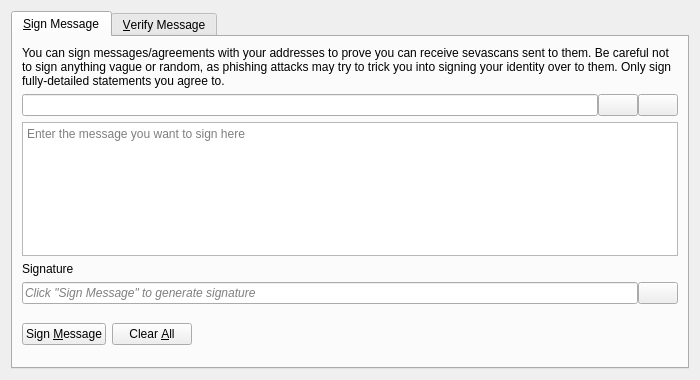
<?xml version="1.0" encoding="UTF-8"?>
<ui version="4.0">
 <class>SignVerifyMessageDialog</class>
 <widget class="QDialog" name="SignVerifyMessageDialog">
  <property name="geometry">
   <rect>
    <x>0</x>
    <y>0</y>
    <width>700</width>
    <height>380</height>
   </rect>
  </property>
  <property name="windowTitle">
   <string>Signatures - Sign / Verify a Message</string>
  </property>
  <property name="modal">
   <bool>true</bool>
  </property>
  <layout class="QVBoxLayout" name="verticalLayout">
   <item>
    <widget class="QTabWidget" name="tabWidget">
     <property name="currentIndex">
      <number>0</number>
     </property>
     <widget class="QWidget" name="tabSignMessage">
      <attribute name="title">
       <string>&amp;Sign Message</string>
      </attribute>
      <layout class="QVBoxLayout" name="verticalLayout_SM">
       <item>
        <widget class="QLabel" name="infoLabel_SM">
         <property name="text">
          <string>You can sign messages/agreements with your addresses to prove you can receive sevascans sent to them. Be careful not to sign anything vague or random, as phishing attacks may try to trick you into signing your identity over to them. Only sign fully-detailed statements you agree to.</string>
         </property>
         <property name="textFormat">
          <enum>Qt::PlainText</enum>
         </property>
         <property name="wordWrap">
          <bool>true</bool>
         </property>
        </widget>
       </item>
       <item>
        <layout class="QHBoxLayout" name="horizontalLayout_1_SM">
         <property name="spacing">
          <number>0</number>
         </property>
         <item>
          <widget class="QValidatedLineEdit" name="addressIn_SM">
           <property name="toolTip">
            <string>The Sevascan address to sign the message with</string>
           </property>
          </widget>
         </item>
         <item>
          <widget class="QPushButton" name="addressBookButton_SM">
           <property name="toolTip">
            <string>Choose previously used address</string>
           </property>
           <property name="text">
            <string/>
           </property>
           <property name="icon">
            <iconset resource="../bitcoin.qrc">
             <normaloff>:/icons/address-book</normaloff>:/icons/address-book</iconset>
           </property>
           <property name="shortcut">
            <string>Alt+A</string>
           </property>
           <property name="autoDefault">
            <bool>false</bool>
           </property>
          </widget>
         </item>
         <item>
          <widget class="QPushButton" name="pasteButton_SM">
           <property name="toolTip">
            <string>Paste address from clipboard</string>
           </property>
           <property name="text">
            <string/>
           </property>
           <property name="icon">
            <iconset resource="../bitcoin.qrc">
             <normaloff>:/icons/editpaste</normaloff>:/icons/editpaste</iconset>
           </property>
           <property name="shortcut">
            <string>Alt+P</string>
           </property>
           <property name="autoDefault">
            <bool>false</bool>
           </property>
          </widget>
         </item>
        </layout>
       </item>
       <item>
        <widget class="QPlainTextEdit" name="messageIn_SM">
         <property name="toolTip">
          <string>Enter the message you want to sign here</string>
         </property>
         <property name="placeholderText">
          <string>Enter the message you want to sign here</string>
         </property>
        </widget>
       </item>
       <item>
        <widget class="QLabel" name="signatureLabel_SM">
         <property name="text">
          <string>Signature</string>
         </property>
         <property name="textFormat">
          <enum>Qt::PlainText</enum>
         </property>
        </widget>
       </item>
       <item>
        <layout class="QHBoxLayout" name="horizontalLayout_2_SM">
         <property name="spacing">
          <number>0</number>
         </property>
         <item>
          <widget class="QLineEdit" name="signatureOut_SM">
           <property name="placeholderText">
            <string>Click "Sign Message" to generate signature</string>
           </property>
           <property name="font">
            <font>
             <italic>true</italic>
            </font>
           </property>
           <property name="readOnly">
            <bool>true</bool>
           </property>
          </widget>
         </item>
         <item>
          <widget class="QPushButton" name="copySignatureButton_SM">
           <property name="toolTip">
            <string>Copy the current signature to the system clipboard</string>
           </property>
           <property name="text">
            <string/>
           </property>
           <property name="icon">
            <iconset resource="../bitcoin.qrc">
             <normaloff>:/icons/editcopy</normaloff>:/icons/editcopy</iconset>
           </property>
           <property name="autoDefault">
            <bool>false</bool>
           </property>
          </widget>
         </item>
        </layout>
       </item>
       <item>
        <layout class="QHBoxLayout" name="horizontalLayout_3_SM">
         <item>
          <widget class="QPushButton" name="signMessageButton_SM">
           <property name="toolTip">
            <string>Sign the message to prove you own this Sevascan address</string>
           </property>
           <property name="text">
            <string>Sign &amp;Message</string>
           </property>
           <property name="icon">
            <iconset resource="../bitcoin.qrc">
             <normaloff>:/icons/edit</normaloff>:/icons/edit</iconset>
           </property>
           <property name="autoDefault">
            <bool>false</bool>
           </property>
          </widget>
         </item>
         <item>
          <widget class="QPushButton" name="clearButton_SM">
           <property name="toolTip">
            <string>Reset all sign message fields</string>
           </property>
           <property name="text">
            <string>Clear &amp;All</string>
           </property>
           <property name="icon">
            <iconset resource="../bitcoin.qrc">
             <normaloff>:/icons/remove</normaloff>:/icons/remove</iconset>
           </property>
           <property name="autoDefault">
            <bool>false</bool>
           </property>
          </widget>
         </item>
         <item>
          <spacer name="horizontalSpacer_1_SM">
           <property name="orientation">
            <enum>Qt::Horizontal</enum>
           </property>
           <property name="sizeHint" stdset="0">
            <size>
             <width>40</width>
             <height>48</height>
            </size>
           </property>
          </spacer>
         </item>
         <item>
          <widget class="QLabel" name="statusLabel_SM">
           <property name="font">
            <font>
             <weight>75</weight>
             <bold>true</bold>
            </font>
           </property>
           <property name="text">
            <string/>
           </property>
           <property name="wordWrap">
            <bool>true</bool>
           </property>
          </widget>
         </item>
         <item>
          <spacer name="horizontalSpacer_2_SM">
           <property name="orientation">
            <enum>Qt::Horizontal</enum>
           </property>
           <property name="sizeHint" stdset="0">
            <size>
             <width>40</width>
             <height>48</height>
            </size>
           </property>
          </spacer>
         </item>
        </layout>
       </item>
      </layout>
     </widget>
     <widget class="QWidget" name="tabVerifyMessage">
      <attribute name="title">
       <string>&amp;Verify Message</string>
      </attribute>
      <layout class="QVBoxLayout" name="verticalLayout_VM">
       <item>
        <widget class="QLabel" name="infoLabel_VM">
         <property name="text">
          <string>Enter the receiver's address, message (ensure you copy line breaks, spaces, tabs, etc. exactly) and signature below to verify the message. Be careful not to read more into the signature than what is in the signed message itself, to avoid being tricked by a man-in-the-middle attack. Note that this only proves the signing party receives with the address, it cannot prove sendership of any transaction!</string>
         </property>
         <property name="textFormat">
          <enum>Qt::PlainText</enum>
         </property>
         <property name="alignment">
          <set>Qt::AlignLeading|Qt::AlignLeft|Qt::AlignTop</set>
         </property>
         <property name="wordWrap">
          <bool>true</bool>
         </property>
        </widget>
       </item>
       <item>
        <layout class="QHBoxLayout" name="horizontalLayout_1_VM">
         <property name="spacing">
          <number>0</number>
         </property>
         <item>
          <widget class="QValidatedLineEdit" name="addressIn_VM">
           <property name="toolTip">
            <string>The Sevascan address the message was signed with</string>
           </property>
          </widget>
         </item>
         <item>
          <widget class="QPushButton" name="addressBookButton_VM">
           <property name="toolTip">
            <string>Choose previously used address</string>
           </property>
           <property name="text">
            <string/>
           </property>
           <property name="icon">
            <iconset resource="../bitcoin.qrc">
             <normaloff>:/icons/address-book</normaloff>:/icons/address-book</iconset>
           </property>
           <property name="shortcut">
            <string>Alt+A</string>
           </property>
           <property name="autoDefault">
            <bool>false</bool>
           </property>
          </widget>
         </item>
        </layout>
       </item>
       <item>
        <widget class="QPlainTextEdit" name="messageIn_VM">
          <property name="toolTip">
            <string>The signed message to verify</string>
          </property>
          <property name="placeholderText">
            <string>The signed message to verify</string>
          </property>
        </widget>
       </item>
       <item>
        <widget class="QValidatedLineEdit" name="signatureIn_VM">
          <property name="toolTip">
            <string>The signature given when the message was signed</string>
          </property>
          <property name="placeholderText">
            <string>The signature given when the message was signed</string>
          </property>
        </widget>
       </item>
       <item>
        <layout class="QHBoxLayout" name="horizontalLayout_2_VM">
         <item>
          <widget class="QPushButton" name="verifyMessageButton_VM">
           <property name="toolTip">
            <string>Verify the message to ensure it was signed with the specified Sevascan address</string>
           </property>
           <property name="text">
            <string>Verify &amp;Message</string>
           </property>
           <property name="icon">
            <iconset resource="../bitcoin.qrc">
             <normaloff>:/icons/transaction_0</normaloff>:/icons/transaction_0</iconset>
           </property>
           <property name="autoDefault">
            <bool>false</bool>
           </property>
          </widget>
         </item>
         <item>
          <widget class="QPushButton" name="clearButton_VM">
           <property name="toolTip">
            <string>Reset all verify message fields</string>
           </property>
           <property name="text">
            <string>Clear &amp;All</string>
           </property>
           <property name="icon">
            <iconset resource="../bitcoin.qrc">
             <normaloff>:/icons/remove</normaloff>:/icons/remove</iconset>
           </property>
           <property name="autoDefault">
            <bool>false</bool>
           </property>
          </widget>
         </item>
         <item>
          <spacer name="horizontalSpacer_1_VM">
           <property name="orientation">
            <enum>Qt::Horizontal</enum>
           </property>
           <property name="sizeHint" stdset="0">
            <size>
             <width>40</width>
             <height>48</height>
            </size>
           </property>
          </spacer>
         </item>
         <item>
          <widget class="QLabel" name="statusLabel_VM">
           <property name="font">
            <font>
             <weight>75</weight>
             <bold>true</bold>
            </font>
           </property>
           <property name="text">
            <string/>
           </property>
           <property name="wordWrap">
            <bool>true</bool>
           </property>
          </widget>
         </item>
         <item>
          <spacer name="horizontalSpacer_2_VM">
           <property name="orientation">
            <enum>Qt::Horizontal</enum>
           </property>
           <property name="sizeHint" stdset="0">
            <size>
             <width>40</width>
             <height>48</height>
            </size>
           </property>
          </spacer>
         </item>
        </layout>
       </item>
      </layout>
     </widget>
    </widget>
   </item>
  </layout>
 </widget>
 <customwidgets>
  <customwidget>
   <class>QValidatedLineEdit</class>
   <extends>QLineEdit</extends>
   <header>qt/qvalidatedlineedit.h</header>
  </customwidget>
 </customwidgets>
 <resources>
  <include location="../bitcoin.qrc"/>
 </resources>
 <connections/>
</ui>
